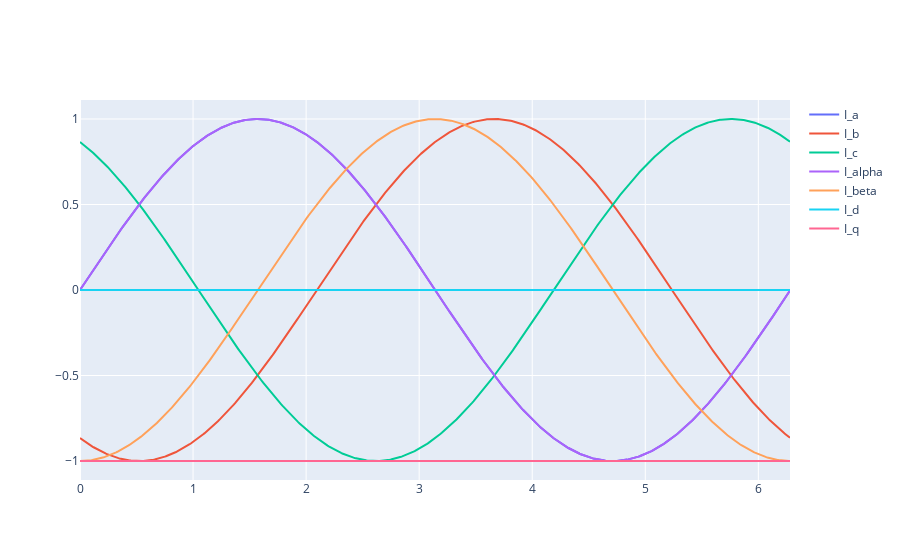

The notebook cell this image was saved under:
### Code cell
fig = go.Figure()

fig.add_trace(go.Scatter(
    x=t,
    y=iabc[0],
    name="I_a"
))

fig.add_trace(go.Scatter(
    x=t,
    y=iabc[1],
    name="I_b"
))

fig.add_trace(go.Scatter(
    x=t,
    y=iabc[2],
    name="I_c"
))
fig.add_trace(go.Scatter(
    x=t,
    y=iab[0],
    name="I_alpha"
))

fig.add_trace(go.Scatter(
    x=t,
    y=iab[1],
    name="I_beta"
))
fig.add_trace(go.Scatter(
    x=t,
    y=idq2[0],
    name="I_d"
))

fig.add_trace(go.Scatter(
    x=t,
    y=idq2[1],
    name="I_q"
))


fig.show()

### Figure 1 — Plotly figure (JSON) as saved in the notebook; plotly's stock layout.template omitted (floating-point values rounded to 4 significant figures; data arrays with more than 128 entries replaced by an {"elided": "..."} marker saying what was removed)
{"data": [{"name": "I_a", "type": "scatter", "x": {"elided": "629 float values"}, "y": {"elided": "629 float values"}}, {"name": "I_b", "type": "scatter", "x": {"elided": "629 float values"}, "y": {"elided": "629 float values"}}, {"name": "I_c", "type": "scatter", "x": {"elided": "629 float values"}, "y": {"elided": "629 float values"}}, {"name": "I_alpha", "type": "scatter", "x": {"elided": "629 float values"}, "y": {"elided": "629 float values"}}, {"name": "I_beta", "type": "scatter", "x": {"elided": "629 float values"}, "y": {"elided": "629 float values"}}, {"name": "I_d", "type": "scatter", "x": {"elided": "629 float values"}, "y": {"elided": "629 float values"}}, {"name": "I_q", "type": "scatter", "x": {"elided": "629 float values"}, "y": {"elided": "629 float values"}}], "layout": {"autosize": true, "xaxis": {"autorange": true, "range": [0, 6.28], "type": "linear"}, "yaxis": {"autorange": true, "range": [-1.111, 1.111], "type": "linear"}}}
